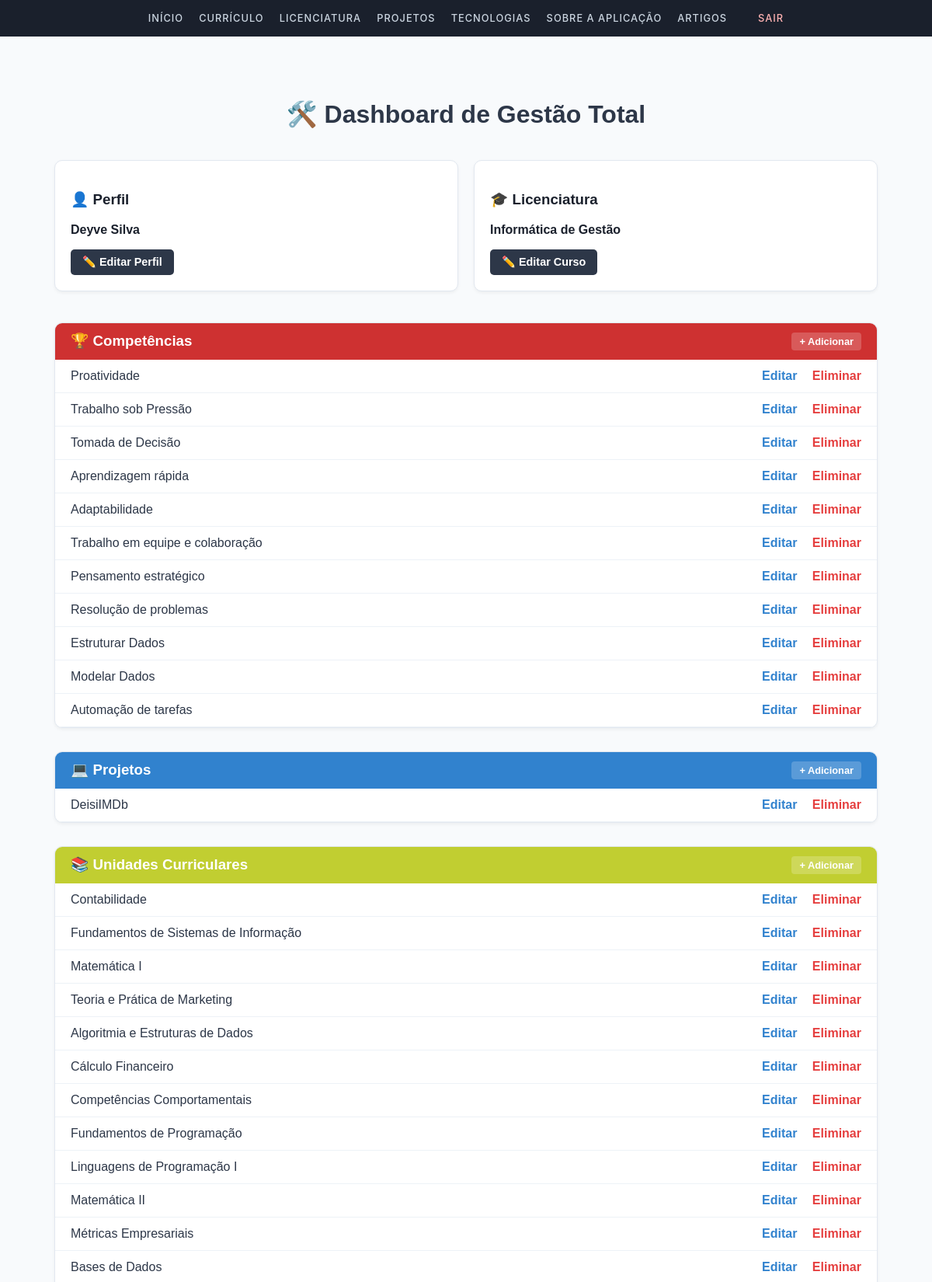
Page /dashboard/ (signed in, upper part) on the committed database.
### portfolio/models.py (models this page shows, shortened)
class Perfil(models.Model):
    nome = models.CharField(max_length=100)
    idade = models.IntegerField()
    bio = models.TextField(max_length=600, null=True, blank=True)

class Licenciatura(models.Model):
    nome = models.CharField(max_length=100)
    universidade = models.CharField(max_length=100)
    descricao = models.TextField(max_length=700)

class Competencia(models.Model):
    nome = models.CharField(max_length=100)

class Projeto(models.Model):
    nome = models.CharField(max_length=100)
    descricao = models.TextField()
    data_de_inicio = models.DateField(null=True,blank=True)
    data_de_fim = models.DateField(null=True, blank=True)
    github = models.URLField()
    logo = models.ImageField(upload_to='projetos/', null=True, blank=True)
    uc = models.ForeignKey('unidadeCurricular', on_delete=models.CASCADE)
    tecnologias = models.ManyToManyField('tecnologia', blank=True)
    competencias = models.ManyToManyField('competencia', blank=True)

class UnidadeCurricular(models.Model):
    nome = models.CharField(max_length=100)
    ano = models.IntegerField()
    semestre = models.IntegerField()
    descricao = models.TextField()
    imagem = models.ImageField(upload_to='ucs/', null=True, blank=True)
    licenciatura = models.ForeignKey('licenciatura', on_delete=models.CASCADE)
    Nome_do_Docente = models.CharField(max_length=100, null = True, blank = True)
    Pagina_do_Docente = models.URLField(null = True, blank = True)

### portfolio/views.py (the view)
# urls.py: path('dashboard/', views.dashboard_view, name='dashboard'),
@login_required
def dashboard_view(request):
    context = {
        'perfil': Perfil.objects.first(),
        'licenciatura': Licenciatura.objects.first(),
        'projetos': Projeto.objects.all(),
        'ucs': UnidadeCurricular.objects.all(),
        'tecnologias': Tecnologia.objects.all(),
        'tfcs': TFC.objects.all(),
        'experiencias': Experiencia.objects.all(),
        'competencias': Competencia.objects.all(),
        'formacoes': Formacao.objects.all(),
    }
    return render(request, 'portfolio/dashboard.html', context)

### portfolio/templates/portfolio/dashboard.html (shortened to what this page needs)
{% extends "portfolio/base.html" %}
{% block content %}
<div style="max-width: 1100px; margin: 0 auto; padding: 20px; font-family: sans-serif;">
    <h1 style="text-align: center; color: #2d3748; margin-bottom: 40px;">🛠️ Dashboard de Gestão Total</h1>
    {% if request.user.is_authenticated and request.user.groups.all.0.name == 'gestor-portfolio' or request.user.is_superuser %}
    <div style="display: grid; grid-template-columns: 1fr 1fr; gap: 20px; margin-bottom: 40px;">
        <div style="background: white; padding: 20px; border-radius: 10px; border: 1px solid #e2e8f0; box-shadow: 0 2px 4px rgba(0,0,0,0.05);">
            <h3>👤 Perfil</h3>
            {% if perfil %}
                <p><strong>{{ perfil.nome }}</strong></p>
                <a href="{% url 'portfolio:perfil_editar' perfil.id %}  " style="display: inline-block; background: #2d3748; color: white; padding: 8px 15px; border-radius: 5px; text-decoration: none; font-weight: bold; font-size: 0.9em;">✏️ Editar Perfil</a>
            {% endif %}
        </div>
        <div style="background: white; padding: 20px; border-radius: 10px; border: 1px solid #e2e8f0; box-shadow: 0 2px 4px rgba(0,0,0,0.05);">
            <h3>🎓 Licenciatura</h3>
            {% if licenciatura %}
                <p><strong>{{ licenciatura.nome }}</strong></p>
                <a href="{% url 'portfolio:licenciatura_editar' licenciatura.id %}" style="display: inline-block; background: #2d3748; color: white; padding: 8px 15px; border-radius: 5px; text-decoration: none; font-weight: bold; font-size: 0.9em;">✏️ Editar Curso</a>
            {% endif %}
        </div>
    </div>
    {% endif %}
    <section class="dash-section">
        <div class="dash-header" style="background-color: #ce3131;">
            <h3 style="margin: 0;">🏆 Competências</h3>
            {% if request.user.is_authenticated and request.user.groups.all.0.name == 'gestor-portfolio' or request.user.is_superuser %}
                <a href="{% url 'portfolio:competencia_nova' %}" class="btn-add-small">+ Adicionar</a>
            {% endif %}
        </div>
        <table class="dash-table">
            {% for item in competencias %}
            <tr>
                <td>{{ item.nome }}</td>
                <td style="text-align: right;">
                    {% if request.user.is_authenticated and request.user.groups.all.0.name == 'gestor-portfolio' or request.user.is_superuser %}
                        <a href="{% url 'portfolio:competencia_editar' item.id %}" class="link-edit">Editar</a>
                        <a href="{% url 'portfolio:competencia_eliminar' item.id %}" class="link-del">Eliminar</a>
                    {% endif %}
                </td>
            </tr>
            {% empty %}
            <tr><td colspan="2" class="empty-msg">Nenhuma competência encontrada.</td></tr>
            {% endfor %}
        </table>
    </section>
    <section class="dash-section">
        <div class="dash-header" style="background-color: #3182ce;">
            <h3 style="margin: 0;">💻 Projetos</h3>
            {% if request.user.is_authenticated and request.user.groups.all.0.name == 'gestor-portfolio' or request.user.is_superuser %}
                <a href="{% url 'portfolio:projeto_novo' %}" class="btn-add-small">+ Adicionar</a>
            {% endif %}
        </div>
        <table class="dash-table">
            {% for item in projetos %}
            <tr>
                <td>{{ item.nome }}</td>
                <td style="text-align: right;">
                    {% if request.user.is_authenticated and request.user.groups.all.0.name == 'gestor-portfolio' or request.user.is_superuser %}
                        <a href="{% url 'portfolio:projeto_editar' item.id %}" class="link-edit">Editar</a>
                        <a href="{% url 'portfolio:projeto_eliminar' item.id %}" class="link-del">Eliminar</a>
                    {% endif %}
                </td>
            </tr>
            {% empty %}
            <tr><td colspan="2" class="empty-msg">Nenhum projeto encontrado.</td></tr>
            {% endfor %}
        </table>
    </section>
    <section class="dash-section">
        <div class="dash-header" style="background-color: #c1ce31;">
            <h3 style="margin: 0;">📚 Unidades Curriculares</h3>
            {% if request.user.is_authenticated and request.user.groups.all.0.name == 'gestor-portfolio' or request.user.is_superuser %}
                <a href="{% url 'portfolio:uc_novo' %}" class="btn-add-small">+ Adicionar</a>
            {% endif %}
        </div>
        <table class="dash-table">
            {% for item in ucs %}
            <tr>
                <td>{{ item.nome }}</td>
                <td style="text-align: right;">
                    {% if request.user.is_authenticated and request.user.groups.all.0.name == 'gestor-portfolio' or request.user.is_superuser %}
                        <a href="{% url 'portfolio:uc_editar' item.id %}" class="link-edit">Editar</a>
                        <a href="{% url 'portfolio:uc_eliminar' item.id %}" class="link-del">Eliminar</a>
                    {% endif %}
                </td>
            </tr>
            {% empty %}
            <tr><td colspan="2" class="empty-msg">Nenhuma UC encontrada.</td></tr>
            {% endfor %}
        </table>
    </section>
</div>
{% endblock %}

### portfolio/templates/portfolio/base.html (style rules this page uses)
body { font-family: 'Inter', sans-serif; margin: 0; background-color: #f8fafc; color: #1a202c; }

### portfolio/templates/portfolio/dashboard.html (style rules this page uses)
.dash-section { background: white; border-radius: 10px; border: 1px solid #e2e8f0; margin-bottom: 30px; overflow: hidden; box-shadow: 0 2px 4px rgba(0,0,0,0.05); }
.dash-header { color: white; padding: 12px 20px; display: flex; justify-content: space-between; align-items: center; }
.dash-table { width: 100%; border-collapse: collapse; }
.dash-table td { padding: 12px 20px; border-bottom: 1px solid #edf2f7; color: #2d3748; }
.btn-add-small { background: rgba(255,255,255,0.2); color: white; padding: 4px 10px; border-radius: 4px; text-decoration: none; font-size: 0.8em; font-weight: bold; }
.link-edit { color: #3182ce; text-decoration: none; margin-right: 15px; font-weight: bold; }
.link-del { color: #e53e3e; text-decoration: none; font-weight: bold; }

### rows in the picture
Perfil: nome "Deyve Silva"
Licenciatura: nome "Informática de Gestão"
Competencia: nome "Proatividade"
Competencia: nome "Trabalho sob Pressão"
Competencia: nome "Tomada de Decisão"
Competencia: nome "Aprendizagem rápida"
Competencia: nome "Adaptabilidade"
Competencia: nome "Trabalho em equipe e colaboração"
Competencia: nome "Pensamento estratégico"
Competencia: nome "Resolução de problemas"
Competencia: nome "Estruturar Dados"
Competencia: nome "Modelar Dados"
Competencia: nome "Automação de tarefas"
Projeto: nome "DeisiIMDb"
UnidadeCurricular: nome "Contabilidade"
UnidadeCurricular: nome "Fundamentos de Sistemas de Informação"
UnidadeCurricular: nome "Matemática I"
UnidadeCurricular: nome "Teoria e Prática de Marketing"
UnidadeCurricular: nome "Algoritmia e Estruturas de Dados"
UnidadeCurricular: nome "Cálculo Financeiro"
UnidadeCurricular: nome "Competências Comportamentais"
UnidadeCurricular: nome "Fundamentos de Programação"
UnidadeCurricular: nome "Linguagens de Programação I"
UnidadeCurricular: nome "Matemática II"
UnidadeCurricular: nome "Métricas Empresariais"
UnidadeCurricular: nome "Bases de Dados"
